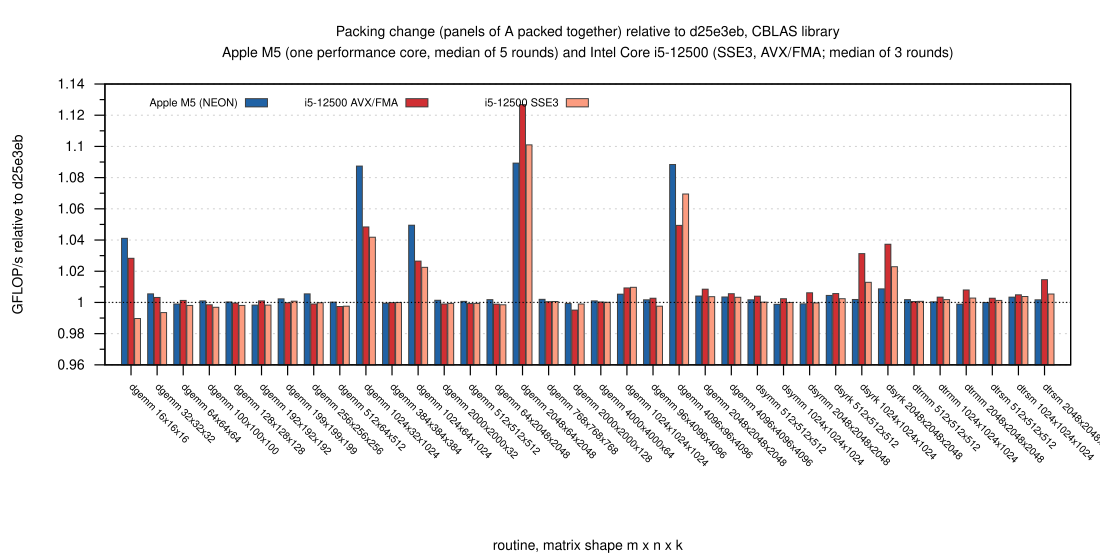

Write the gnuplot code that produced this figure.
load "_style.gp"
set output "final.svg"
set title "Packing change (panels of A packed together) relative to d25e3eb, CBLAS library\nApple M5 (one performance core, median of 5 rounds) and Intel Core i5-12500 (SSE3, AVX/FMA; median of 3 rounds)"
set style histogram clustered gap 1
set key inside top left horizontal maxrows 1 samplen 1.5 font ",11"
set xlabel "routine, matrix shape m x n x k"
set ylabel "GFLOP/s relative to d25e3eb"
set yrange [0.96:1.14]
set ytics 0.02
set xtics rotate by -45 font ",10"
plot S."final_all.csv" using "m5":xtic(sprintf("%s %s", strcol(1), strcol(2))) lc rgb "#08519c" title "Apple M5 (NEON)", \
     "" using "heim_avx" lc rgb "#cb181d" title "i5-12500 AVX/FMA", \
     "" using "heim_sse" lc rgb "#fc9272" title "i5-12500 SSE3", \
     1 with lines ls 9 notitle
